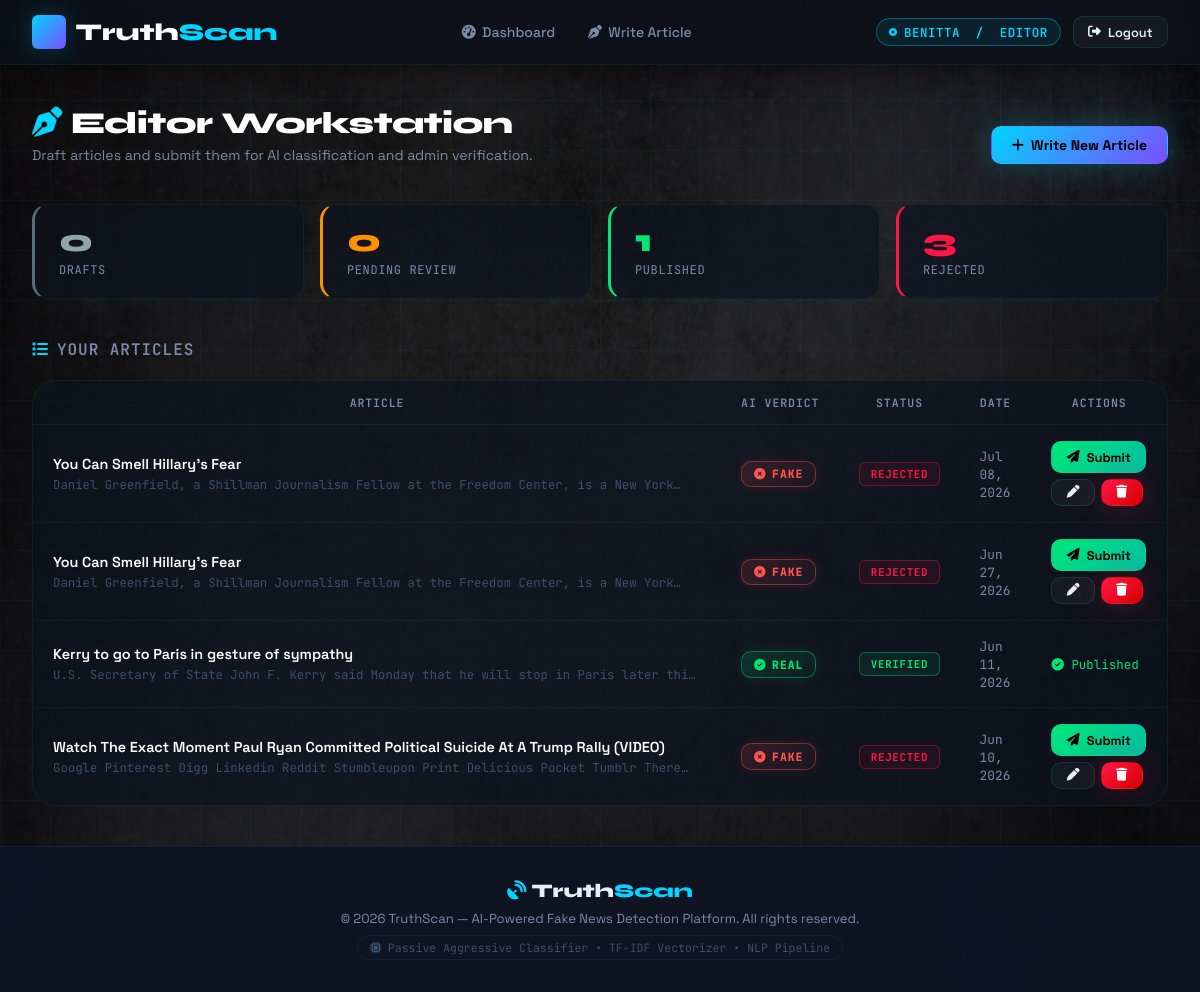
The page /editor-dashboard/ (signed in) on the database its author committed.
### detection/models.py (models this page shows, shortened)
class User(AbstractUser):
    ROLE_CHOICES = (
        ('admin', 'Admin'),
        ('editor', 'News Editor'),
        ('user', 'Regular User'),
    )
    role = models.CharField(max_length=10, choices=ROLE_CHOICES, default='user')

class NewsArticle(models.Model):
    STATUS_CHOICES = (
        ('draft', 'Draft'),
        ('pending', 'Pending Verification'),
        ('verified', 'Verified'),
        ('rejected', 'Rejected'),
    )
    CLASSIFICATION_CHOICES = (
        ('REAL', 'Real'),
        ('FAKE', 'Fake'),
        ('PENDING', 'Pending Classifier'),
    )
    title = models.CharField(max_length=255)
    content = models.TextField()
    author = models.ForeignKey(User, on_delete=models.CASCADE, related_name='articles')
    status = models.CharField(max_length=20, choices=STATUS_CHOICES, default='draft')
    classification = models.CharField(max_length=10, choices=CLASSIFICATION_CHOICES, default='PENDING')
    image = models.ImageField(upload_to='articles/', blank=True, null=True)
    created_at = models.DateTimeField(auto_now_add=True)
    updated_at = models.DateTimeField(auto_now=True)

### detection/views.py (the view)
        @login_required
        def _wrapped_view(request, *args, **kwargs):
            if request.user.role in allowed_roles or request.user.is_superuser:
                return view_func(request, *args, **kwargs)
            else:
                raise PermissionDenied("You do not have permission to access this page.")

### detection/views.py (called while the page is built)
def role_required(allowed_roles):
    def decorator(view_func):
        @login_required
        def _wrapped_view(request, *args, **kwargs):
            if request.user.role in allowed_roles or request.user.is_superuser:
                return view_func(request, *args, **kwargs)
            else:
                raise PermissionDenied("You do not have permission to access this page.")
        return _wrapped_view
    return decorator

@role_required(['editor'])
def editor_dashboard(request):
    articles = NewsArticle.objects.filter(author=request.user).order_by('-created_at')
    draft_count = articles.filter(status='draft').count()
    pending_count = articles.filter(status='pending').count()
    verified_count = articles.filter(status='verified').count()
    rejected_count = articles.filter(status='rejected').count()
    context = {
        'articles': articles,
        'draft_count': draft_count,
        'pending_count': pending_count,
        'verified_count': verified_count,
        'rejected_count': rejected_count,
    }
    return render(request, 'editor/dashboard.html', context)

### detection/templates/editor/dashboard.html (shortened to what this page needs)
{% extends 'base.html' %}
{% block content %}
<div class="page-header">
    <div>
        <h1 class="page-title">
            <i class="fa-solid fa-pen-nib" style="color: var(--accent-scan);"></i>
            Editor Workstation
        </h1>
        <p class="page-subtitle">Draft articles and submit them for AI classification and admin verification.</p>
    </div>
    <a href="{% url 'add_article' %}" class="btn btn-primary" id="btn-write-article">
        <i class="fa-solid fa-plus"></i> Write New Article
    </a>
</div>
<div class="editor-stats">
    <div class="mini-stat mini-stat-draft">
        <div class="mini-stat-value">{{ draft_count }}</div>
        <div class="mini-stat-label">Drafts</div>
    </div>
    <div class="mini-stat mini-stat-pending">
        <div class="mini-stat-value">{{ pending_count }}</div>
        <div class="mini-stat-label">Pending Review</div>
    </div>
    <div class="mini-stat mini-stat-verified">
        <div class="mini-stat-value">{{ verified_count }}</div>
        <div class="mini-stat-label">Published</div>
    </div>
    <div class="mini-stat mini-stat-rejected">
        <div class="mini-stat-value">{{ rejected_count }}</div>
        <div class="mini-stat-label">Rejected</div>
    </div>
</div>
<div class="table-toolbar">
    <h2><i class="fa-solid fa-list"></i> Your Articles</h2>
</div>
<div class="table-card">
    {% if articles %}
        <table class="data-table" id="editor-articles-table">
            <thead>
                <tr>
                    <th>Article</th>
                    <th>AI Verdict</th>
                    <th>Status</th>
                    <th>Date</th>
                    <th>Actions</th>
                </tr>
            </thead>
            <tbody>
                {% for article in articles %}
                <tr>
                    <td>
                        <div class="article-title-cell">{{ article.title }}</div>
                        <div class="article-excerpt-cell">{{ article.content }}</div>
                    </td>
                    <td>
                        {% if article.classification == 'REAL' %}
                            <span class="class-badge class-real"><i class="fa-solid fa-circle-check"></i> REAL</span>
                        {% elif article.classification == 'FAKE' %}
                            <span class="class-badge class-fake"><i class="fa-solid fa-circle-xmark"></i> FAKE</span>
                        {% else %}
                            <span class="class-badge class-pending"><i class="fa-solid fa-clock"></i> —</span>
                        {% endif %}
                    </td>
                    <td>
                        <span class="status-badge status-{{ article.status }}">{{ article.get_status_display }}</span>
                    </td>
                    <td>
                        <span style="font-size: 0.8rem; color: var(--text-secondary); font-family: var(--font-mono);">
                            {{ article.created_at|date:"M d, Y" }}
                        </span>
                    </td>
                    <td>
                        <div class="actions-cell">
                            {% if article.status == 'draft' or article.status == 'rejected' %}
                                <a href="{% url 'submit_article' article.pk %}"
                                   class="btn btn-success btn-sm"
                                   id="btn-submit-{{ article.pk }}">
                                    <i class="fa-solid fa-paper-plane"></i> Submit
                                </a>
                                <a href="{% url 'edit_article' article.pk %}"
                                   class="btn btn-secondary btn-sm"
                                   id="btn-edit-{{ article.pk }}">
                                    <i class="fa-solid fa-pen"></i>
                                </a>
                                <a href="{% url 'delete_article' article.pk %}"
                                   class="btn btn-danger btn-sm"
                                   id="btn-delete-{{ article.pk }}"
                                   onclick="return confirm('Delete article: {{ article.title }}?');">
                                    <i class="fa-solid fa-trash"></i>
                                </a>
                            {% else %}
                                <span style="color: var(--accent-real); font-size: 0.78rem; font-family: var(--font-mono);">
                                    <i class="fa-solid fa-circle-check"></i> Published
                                </span>
                            {% endif %}
                        </div>
                    </td>
                </tr>
                {% endfor %}
            </tbody>
        </table>
    {% endif %}
</div>
{% endblock %}

### detection/templates/base.html (shortened to what this page needs)
{% load static %}
<!DOCTYPE html>
<html lang="en">
<head>
    <link rel="stylesheet" href="https://cdnjs.cloudflare.com/ajax/libs/font-awesome/6.4.0/css/all.min.css">
</head>
<body>
    <header>
        <div class="nav-container">
            <a href="{% url 'index' %}" class="logo" id="nav-logo">
                <div class="logo-icon"></div>
                <div class="logo-text">Truth<span>Scan</span></div>
            </a>
            <ul class="nav-menu">
                {% if user.is_authenticated %}
                    {% if user.role == 'admin' or user.is_superuser %}
                        <li class="nav-item"><a href="{% url 'admin_dashboard' %}" id="nav-dashboard"><i class="fa-solid fa-gauge-high"></i> Dashboard</a></li>
                        <li class="nav-item"><a href="{% url 'manage_editors' %}" id="nav-editors"><i class="fa-solid fa-user-gear"></i> Editors</a></li>
                        <li class="nav-item"><a href="{% url 'monitor_articles' %}" id="nav-moderate"><i class="fa-solid fa-magnifying-glass-chart"></i> Moderate</a></li>
                        <li class="nav-item"><a href="{% url 'view_reports' %}" id="nav-reports"><i class="fa-solid fa-chart-pie"></i> Reports</a></li>
                        <li class="nav-item"><a href="{% url 'view_feedback' %}" id="nav-feedback"><i class="fa-solid fa-inbox"></i> Feedback</a></li>
                    {% elif user.role == 'editor' %}
                        <li class="nav-item"><a href="{% url 'editor_dashboard' %}" id="nav-editor-dash"><i class="fa-solid fa-gauge-high"></i> Dashboard</a></li>
                        <li class="nav-item"><a href="{% url 'add_article' %}" id="nav-write"><i class="fa-solid fa-pen-nib"></i> Write Article</a></li>
                    {% else %}
                        <li class="nav-item"><a href="{% url 'user_dashboard' %}" id="nav-feed"><i class="fa-solid fa-newspaper"></i> News Feed</a></li>
                        <li class="nav-item"><a href="{% url 'add_feedback' %}" id="nav-feedback-user"><i class="fa-regular fa-paper-plane"></i> Feedback</a></li>
                    {% endif %}
                {% else %}
                    <li class="nav-item"><a href="{% url 'index' %}" id="nav-home">Home</a></li>
                {% endif %}
            </ul>
            <div class="nav-actions">
                {% if user.is_authenticated %}
                    <span class="role-tag role-{{ user.role }}" id="user-role-badge">
                        <i class="fa-solid fa-circle-dot" style="font-size:0.5rem; animation: blink 2s infinite;"></i>
                        {{ user.username }}
                        &nbsp;/&nbsp;
                        {{ user.role|upper }}
                    </span>
                    <a href="{% url 'logout' %}" class="btn btn-secondary btn-sm" id="btn-logout">
                        <i class="fa-solid fa-right-from-bracket"></i>
                        <span class="hide-mobile">Logout</span>
                    </a>
                {% endif %}
            </div>
        </div>
    </header>
    <main>
        {% block content %}{% endblock %}
    </main>
    <footer>
        <div class="footer-logo"><i class="fa-solid fa-satellite-dish" style="color: var(--accent-scan);"></i> Truth<span>Scan</span></div>
        <p>&copy; 2026 TruthScan — AI-Powered Fake News Detection Platform. All rights reserved.</p>
        <div class="footer-tag">
            <i class="fa-solid fa-microchip"></i>
            Passive Aggressive Classifier &bull; TF-IDF Vectorizer &bull; NLP Pipeline
        </div>
    </footer>
</body>
</html>

### rows shown on the page
User: username "BENITTA", role "EDITOR"
NewsArticle: title "You Can Smell Hillary’s Fear", content "Daniel Greenfield, a Shillman Journalism Fellow at the Freedom Center, is a New…", classification "FAKE" (drawn), status "REJECTED", created_at "Jul 08, 2026"
NewsArticle: title "You Can Smell Hillary’s Fear", content "Daniel Greenfield, a Shillman Journalism Fellow at the Freedom Center, is a New…", classification "FAKE" (drawn), status "REJECTED", created_at "Jun 27, 2026"
NewsArticle: title "Kerry to go to Paris in gesture of sympathy", content "U.S. Secretary of State John F. Kerry said Monday that he will stop in Paris later…", classification "REAL" (drawn), status "VERIFIED", created_at "Jun 11, 2026", shows "Published"
NewsArticle: title "Watch The Exact Moment Paul Ryan Committed Political Suicide At A Trump Rally (VIDEO)", content "Google Pinterest Digg Linkedin Reddit Stumbleupon Print Delicious Pocket Tumblr…", classification "FAKE" (drawn), status "REJECTED", created_at "Jun 10, 2026"

### other values the page prints
{{ draft_count }} "0"
{{ pending_count }} "0"
{{ verified_count }} "1"
{{ rejected_count }} "3"
